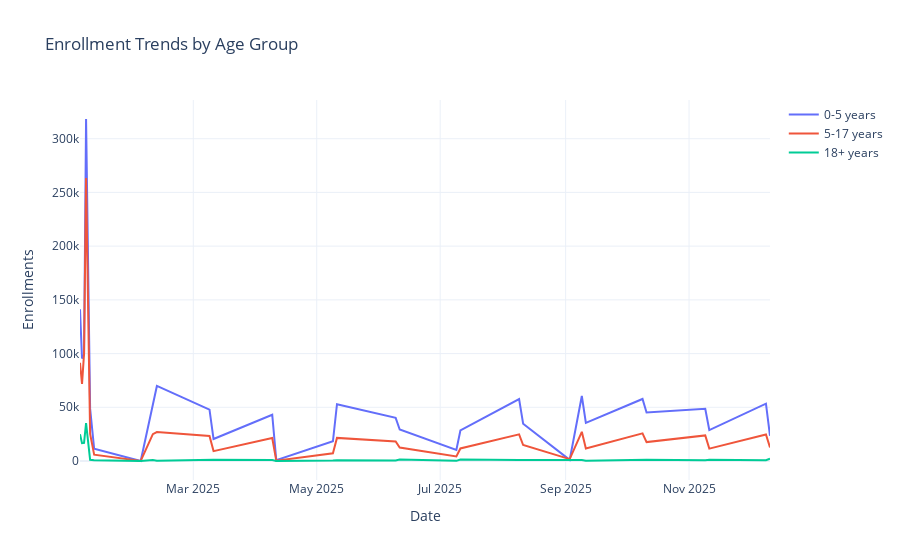

This figure's notebook cell:
### Code cell
# Compare enrollment trends by age group
if enrolment_df is not None:
    age_trends = enrolment_df.groupby('date')[['age_0_5', 'age_5_17', 'age_18_greater']].sum().reset_index()
    
    fig = go.Figure()
    fig.add_trace(go.Scatter(x=age_trends['date'], y=age_trends['age_0_5'], 
                            mode='lines', name='0-5 years'))
    fig.add_trace(go.Scatter(x=age_trends['date'], y=age_trends['age_5_17'], 
                            mode='lines', name='5-17 years'))
    fig.add_trace(go.Scatter(x=age_trends['date'], y=age_trends['age_18_greater'], 
                            mode='lines', name='18+ years'))
    
    fig.update_layout(title='Enrollment Trends by Age Group',
                     xaxis_title='Date', yaxis_title='Enrollments',
                     template='plotly_white', hovermode='x unified')
    fig.show()
